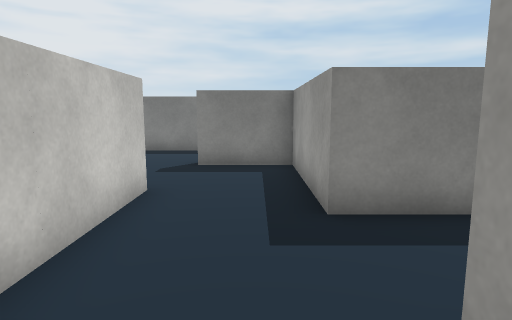
View 1 (above)

24 first-person views from a walk through a Unity game level. The camera is 1.4 m above the floor, tilts 8° down and sees 75° across. The floor is counted in squares, 1 m on a side. Each view is taken from the middle of a square. On the plan, view 1 faces up. The plan holds only what a view shows up to about 15 squares ahead; the rest is blank. The place goes on beyond the plan. Some animated figures are not drawn. Some surface patterns are stand-ins.

View 2
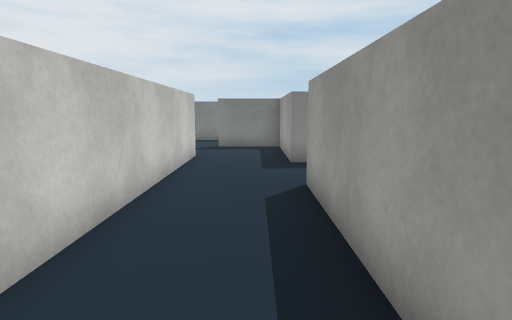

View 3
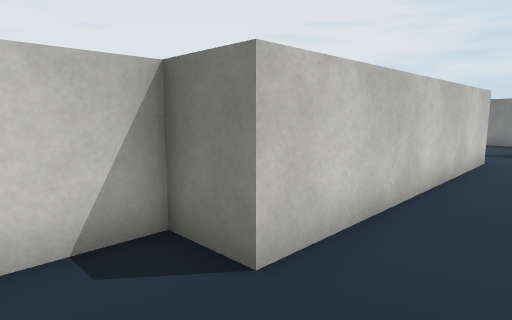

View 4
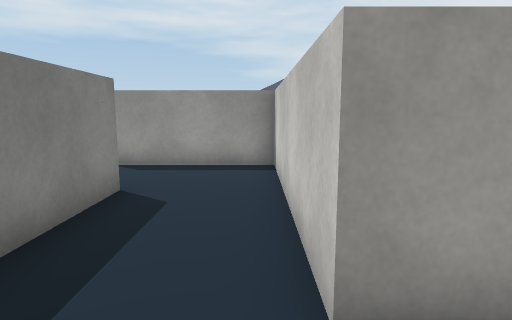

View 5
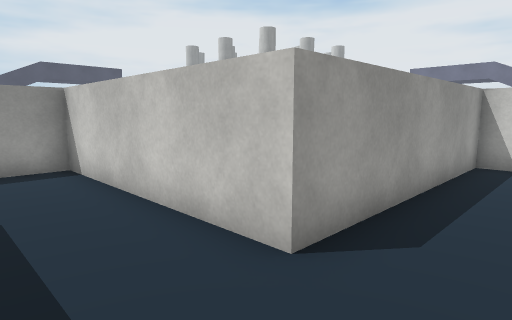

View 6
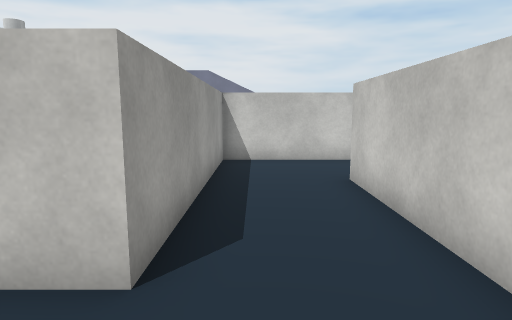

View 7
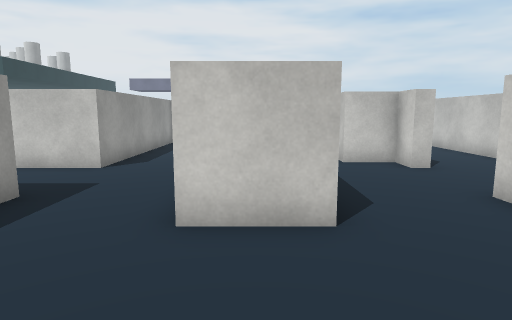

View 8
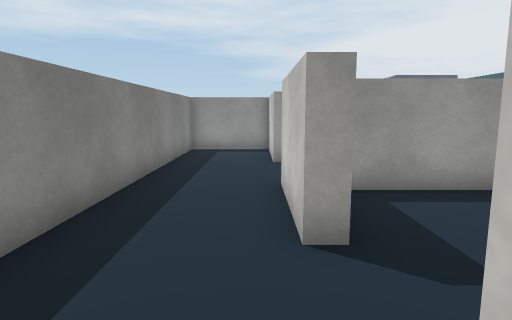

View 9
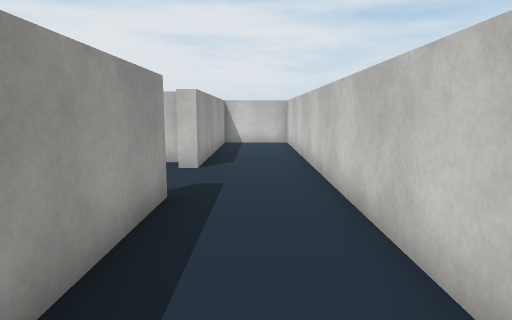

View 10
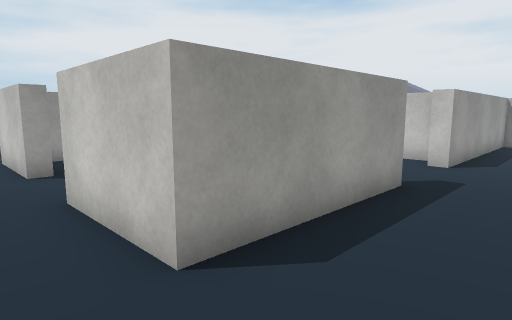

View 11
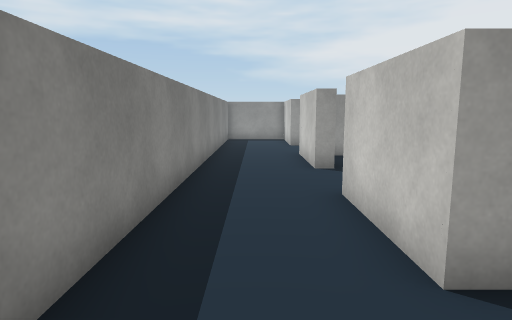

View 12
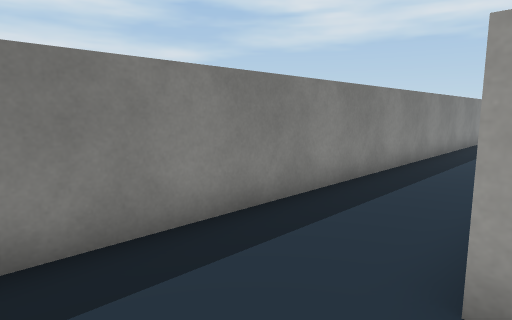

View 13
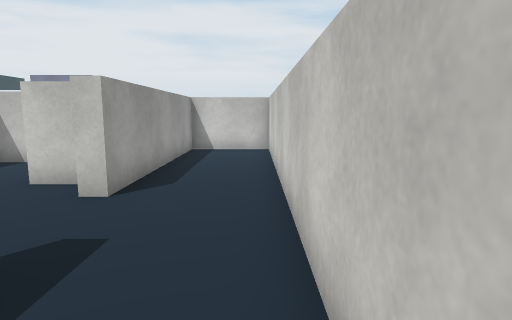

View 14
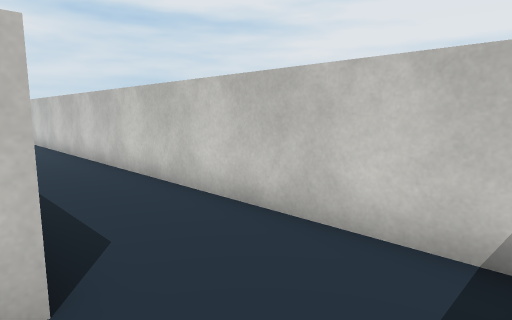

View 15
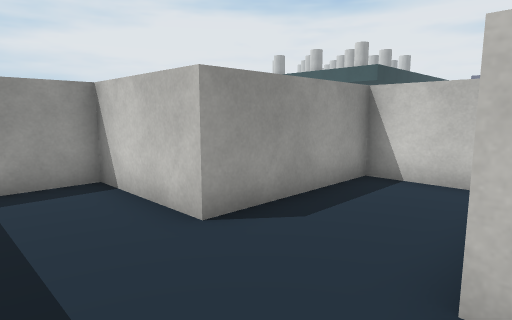

View 16
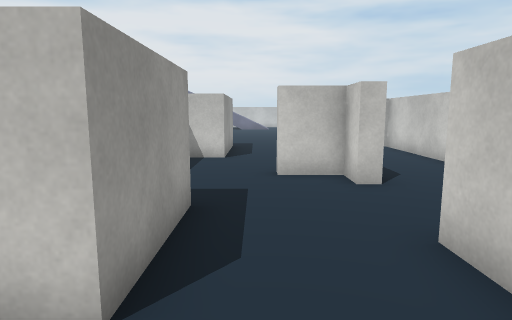

View 17
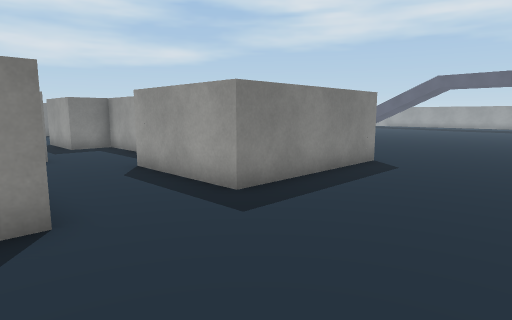

View 18
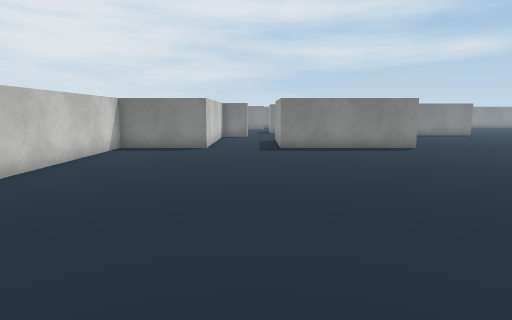

View 19
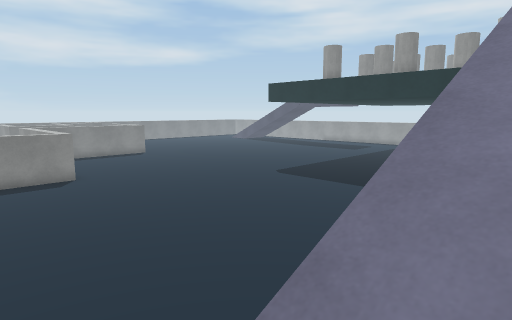

View 20
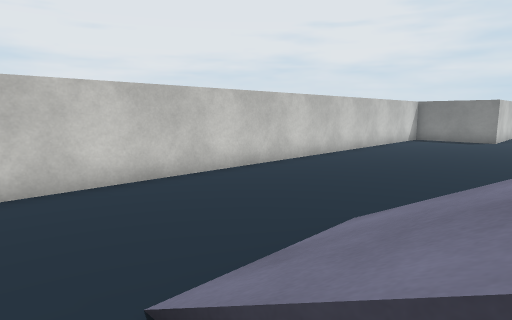

View 21
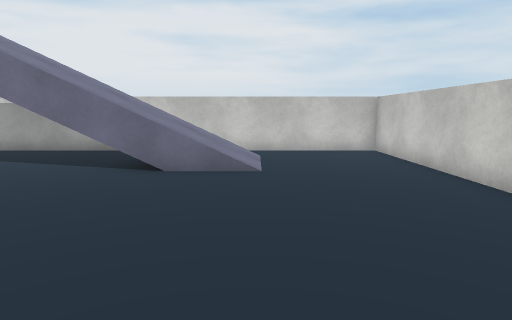

View 22
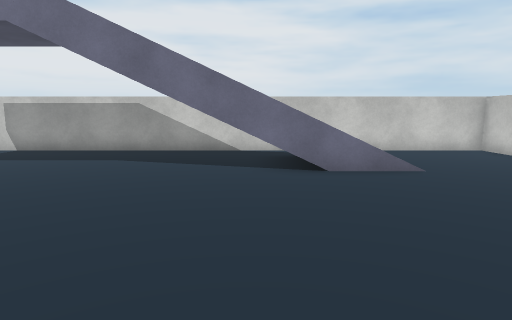

View 23
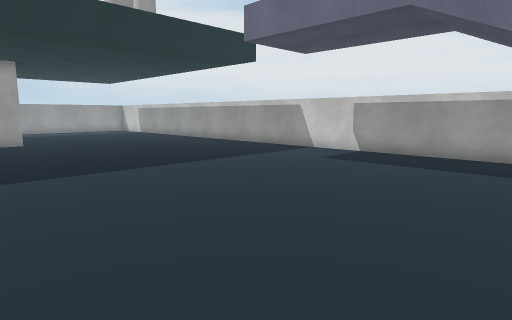

View 24
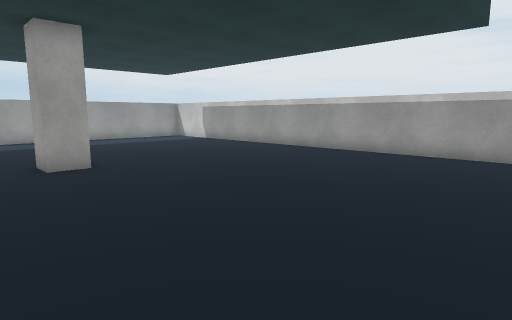

### Floor plan
Key: @ floor where view 1 was taken; # wall or solid block; . floor; / step, stairs or slope; v drop or lower ground.
Columns run from 11 left of view 1 to 28 right of it. Each row starts with its distance up from view 1.
 13 ####################
 12 #..................#
 11 #..................#
 10 #..................#
  9 #...###...###...####
  8 #...#.......#...#
  7 #...#.......#...#
  6 #...#..###..#...#
  5 #...#..###..#####..#
  4 #......###.........#
  3 #......###.........#
  2 #........#.........#
  1 #...#....#..########
  0 #...##...#.@#
 -1 #...#....#..#
 -2 #...#....#..#
 -3 #...#..###..#
 -4 #...#..#....#
 -5 #...#..#....#......
 -6 #####..######.......
 -7 #....................
 -8 #.....................
 -9 #.....................
-10 #.................
-11 #..................
-12 #...................
-13 #....................
-14 #..................... ..
-15 #...............................
-16 #............................##........
-17 #............................#   ......#
-18 #.................................
-19 #...................................
-20 #...................................
-21 #..../////v#.......................
-22 #....///////......................
-23 #....///////.....................
-24 #....//////.....................
-25 #..... ........................
-26 ###############################

Where each view was taken, in squares from view 1:
view 1: 0 up, 0 right, facing up
view 2: 5 down, 0 right, facing up
view 3: 5 down, 0 right, facing up-left
view 4: 2 up, 1 left, facing right
view 5: 4 up, 1 left, facing down-right
view 6: 4 up, 0 right, facing down
view 7: 10 up, 3 left, facing down
view 8: 10 up, 5 left, facing right
view 9: 10 up, 9 left, facing down
view 10: 11 up, 10 left, facing down-right
view 11: 11 up, 10 left, facing right
view 12: 9 up, 10 left, facing up-right
view 13: 7 up, 10 left, facing down
view 14: 12 up, 7 left, facing down-left
view 15: 12 up, 1 right, facing down-right
view 16: 8 up, 5 left, facing down
view 17: 11 down, 8 left, facing up-right
view 18: 20 down, 5 left, facing up
view 19: 22 down, 3 left, facing up-right
view 20: 25 down, 4 left, facing up-left
view 21: 13 down, 6 left, facing down
view 22: 13 down, 2 left, facing down
view 23: 14 down, 1 right, facing down-right
view 24: 14 down, 9 right, facing down-right
